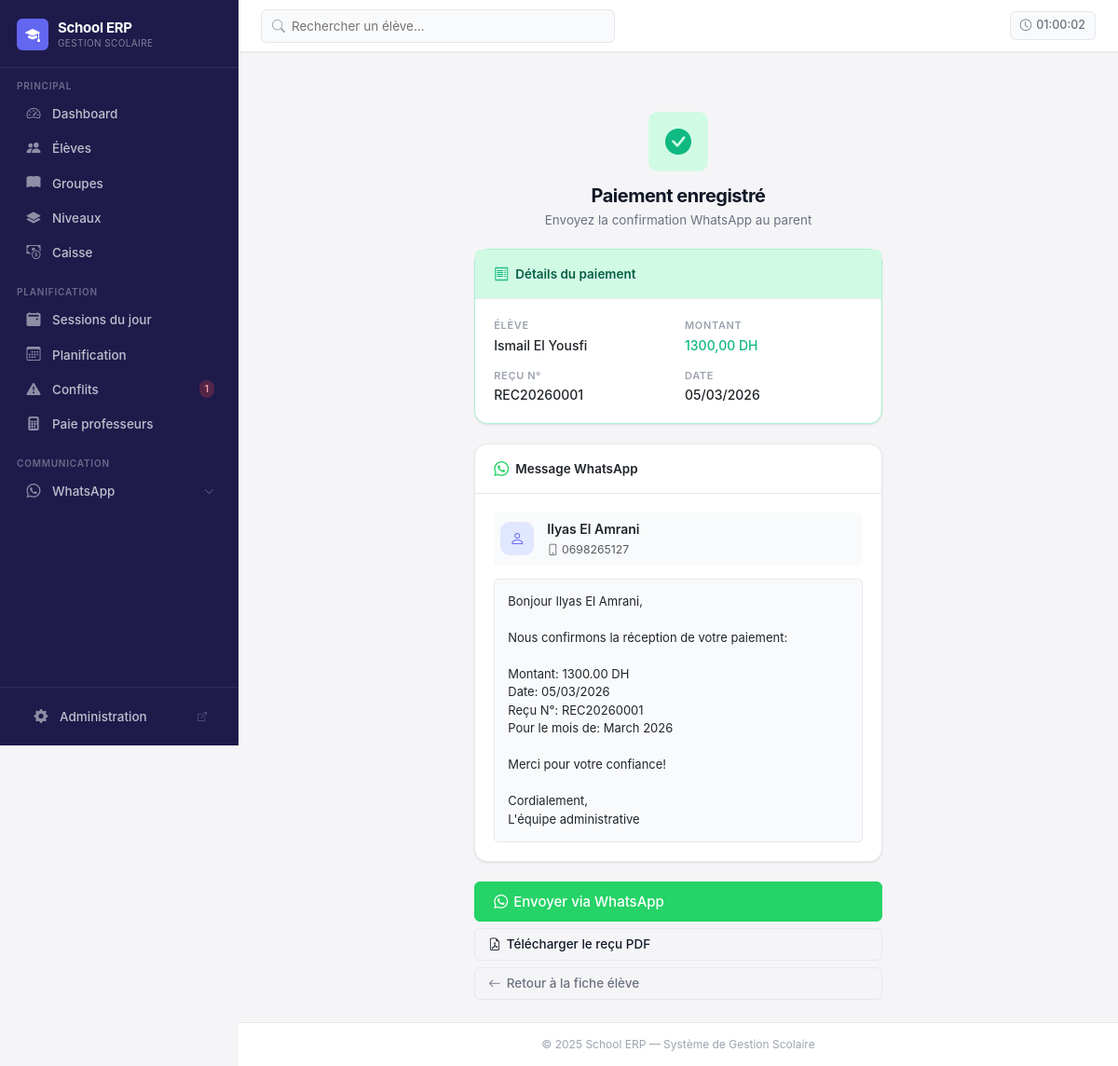
The page /whatsapp/payment-confirmation/1/ (signed in) on the database its author committed.
### core/models.py (models this page shows, shortened)
class Student(models.Model):
    name = models.CharField(max_length=100, verbose_name="Nom complet")
    phone = models.CharField(max_length=20, blank=True, verbose_name="Téléphone élève")
    parent_contact = models.CharField(max_length=20, verbose_name="Téléphone parent")
    parent_name = models.CharField(max_length=100, blank=True, verbose_name="Nom du parent")
    address = models.TextField(blank=True, verbose_name="Adresse")
    date_of_birth = models.DateField(null=True, blank=True, verbose_name="Date de naissance")
    level = models.ForeignKey(
        Level,
        on_delete=models.SET_NULL,
        null=True,
        blank=True,
        related_name='students',
        verbose_name="Niveau scolaire"
    )
    enrollments = models.ManyToManyField(
        CourseGroup,
        through='Enrollment',
        related_name='students',
        verbose_name="Groupes inscrits"
    )
    is_active = models.BooleanField(default=True, verbose_name="Actif")
    created_at = models.DateTimeField(auto_now_add=True)
    notes = models.TextField(blank=True, verbose_name="Notes")
    class Meta:
        verbose_name = "Élève"
        verbose_name_plural = "Élèves"
        ordering = ['name']

class Payment(models.Model):
    STATUS_CHOICES = [
        ('PAID', 'Payé'),
        ('PENDING', 'En attente'),
        ('CANCELLED', 'Annulé'),
    ]
    PAYMENT_METHOD_CHOICES = [
        ('CASH', 'Espèces'),
        ('TRANSFER', 'Virement'),
        ('CHECK', 'Chèque'),
    ]
    student = models.ForeignKey(
        Student,
        on_delete=models.PROTECT,
        related_name='payments',
        verbose_name="Élève"
    )
    amount = models.DecimalField(
        max_digits=8,
        decimal_places=2,
        validators=[MinValueValidator(Decimal('0.01'))],
        verbose_name="Montant (DH)"
    )
    payment_date = models.DateField(verbose_name="Date de paiement")
    month_covered = models.DateField(
        verbose_name="Mois couvert",
        help_text="Premier jour du mois couvert par ce paiement"
    )
    status = models.CharField(
        max_length=10,
        choices=STATUS_CHOICES,
        default='PAID',
        verbose_name="Statut"
    )
    payment_method = models.CharField(
        max_length=10,
        choices=PAYMENT_METHOD_CHOICES,
        default='CASH',
        verbose_name="Mode de paiement"
    )
    receipt_number = models.CharField(
        max_length=50,
        unique=True,
        verbose_name="N° de reçu"
    )
    notes = models.TextField(blank=True, verbose_name="Notes")
    created_at = models.DateTimeField(auto_now_add=True)
    created_by = models.CharField(max_length=100, blank=True, verbose_name="Créé par")
    is_locked = models.BooleanField(default=False, verbose_name="Verrouillé")
    class Meta:
        verbose_name = "Paiement"
        verbose_name_plural = "Paiements"
        ordering = ['-payment_date', '-created_at']

### core/views.py (the view)
@require_GET
def whatsapp_payment_confirmation(request, payment_id):
    payment = get_object_or_404(Payment, pk=payment_id)
    student = payment.student
    if not student.parent_contact:
        messages.error(request, "Aucun numéro de téléphone disponible pour ce parent")
        return redirect('core:student_page', student_id=student.id)
    message = f"Bonjour {student.parent_name or 'Parent'},\n\n"
    message += f"Nous confirmons la réception de votre paiement:\n\n"
    message += f"Montant: {payment.amount} DH\n"
    message += f"Date: {payment.payment_date.strftime('%d/%m/%Y')}\n"
    message += f"Reçu N°: {payment.receipt_number}\n"
    message += f"Pour le mois de: {payment.month_covered.strftime('%B %Y')}\n\n"
    message += "Merci pour votre confiance!\n\n"
    message += "Cordialement,\nL'équipe administrative"
    whatsapp_link = WhatsAppUtils.generate_chat_link(
        student.parent_contact,
        message
    )
    context = {
        'payment': payment,
        'student': student,
        'whatsapp_link': whatsapp_link,
        'message': message,
    }
    return render(request, 'core/whatsapp_payment_confirmation.html', context)

### core/context_processors.py (called while the page is built)
def conflicts_count(request):
    CACHE_KEY = 'sidebar_conflict_count'
    CACHE_TTL = getattr(settings, 'CONFLICT_CACHE_TTL', 30)  # seconds
    count = cache.get(CACHE_KEY)
    if count is None:
        try:
            from .utils import detect_all_conflicts
            data = detect_all_conflicts()
            count = len(data.get('schedule_conflicts', []))
        except Exception:
            count = 0
        cache.set(CACHE_KEY, count, CACHE_TTL)
    return {'conflict_count': count}

### core/templatetags/nav_active.py (called while the page is built)
@register.simple_tag(takes_context=True)
def active_if(context, *names):
    request = context.get("request")
    if not request or not request.resolver_match:
        return ""
    return "active" if request.resolver_match.url_name in names else ""

### core/utils.py (called while the page is built)
    @staticmethod
    def clean_phone_number(phone: str) -> str:
        cleaned = re.sub(r'\D', '', phone)
        cleaned = cleaned.lstrip('0')
        return cleaned

    @staticmethod
    def generate_chat_link(
        phone: str,
        message: Optional[str] = None,
        use_web: bool = False
    ) -> str:
        cleaned_phone = WhatsAppUtils.clean_phone_number(phone)
        base_url = WhatsAppUtils.WEB_URL if use_web else WhatsAppUtils.BASE_URL
        if use_web:
            url = f"{base_url}?phone={cleaned_phone}"
        else:
            url = f"{base_url}{cleaned_phone}"
        if message:
            separator = "&" if use_web else "?"
            encoded_message = urllib.parse.quote(message)
            url += f"{separator}text={encoded_message}"
        return url

### templates/core/whatsapp_payment_confirmation.html (shortened to what this page needs)
{% extends 'core/base.html' %}
{% block content %}
<div class="row justify-content-center" style="margin-top:40px;">
  <div class="col-lg-6">
    <div class="text-center mb-4">
      <div class="stat-card-icon mx-auto mb-3" style="width:64px;height:64px;font-size:28px;background:#d1fae5;">
        <i class="bi bi-check-circle-fill" style="color:#10b981;"></i>
      </div>
      <h1 class="page-title">Paiement enregistré</h1>
      <p class="page-subtitle">Envoyez la confirmation WhatsApp au parent</p>
    </div>
    <div class="card mb-4" style="border-color:#a7f3d0;">
      <div class="card-header d-flex align-items-center gap-2" style="background:#d1fae5;">
        <i class="bi bi-receipt" style="color:#10b981;font-size:16px;"></i>
        <span class="fw-600" style="color:#065f46;">Détails du paiement</span>
      </div>
      <div class="card-body">
        <div class="row g-3">
          <div class="col-6">
            <div class="info-label">Élève</div>
            <div class="info-value">{{ student.name }}</div>
          </div>
          <div class="col-6">
            <div class="info-label">Montant</div>
            <div class="info-value fw-700" style="color:var(--success);">{{ payment.amount }} DH</div>
          </div>
          <div class="col-6">
            <div class="info-label">Reçu N°</div>
            <div class="info-value">{{ payment.receipt_number }}</div>
          </div>
          <div class="col-6">
            <div class="info-label">Date</div>
            <div class="info-value">{{ payment.payment_date|date:"d/m/Y" }}</div>
          </div>
        </div>
      </div>
    </div>
    <div class="card mb-4">
      <div class="card-header d-flex align-items-center gap-2">
        <i class="bi bi-whatsapp" style="color:#25d366;font-size:16px;"></i>
        <span class="fw-600">Message WhatsApp</span>
      </div>
      <div class="card-body">
        <div class="d-flex align-items-center gap-3 mb-3 p-2 rounded" style="background:var(--surface-alt);">
          <div class="stat-card-icon" style="width:36px;height:36px;font-size:16px;background:var(--primary-light);">
            <i class="bi bi-person" style="color:var(--primary);"></i>
          </div>
          <div>
            <div class="fw-600">{{ student.parent_name|default:"Parent" }}</div>
            <small class="text-muted"><i class="bi bi-phone me-1"></i>{{ student.parent_contact }}</small>
          </div>
        </div>
        <div class="p-3 rounded" style="background:var(--surface-alt);white-space:pre-wrap;font-size:13px;border:1px solid var(--border);">{{ message }}</div>
      </div>
    </div>
    <div class="d-grid gap-2">
      <a href="{{ whatsapp_link }}" target="_blank" class="btn btn-success btn-lg"
         style="background:#25d366;border-color:#25d366;">
        <i class="bi bi-whatsapp"></i> Envoyer via WhatsApp
      </a>
      <a href="{% url 'core:receipt_download' payment.id %}" class="btn btn-outline-primary">
        <i class="bi bi-file-earmark-pdf"></i> Télécharger le reçu PDF
      </a>
      <a href="{% url 'core:student_page' student.id %}" class="btn btn-outline-secondary">
        <i class="bi bi-arrow-left"></i> Retour à la fiche élève
      </a>
    </div>
  </div>
</div>
{% endblock %}

### templates/core/base.html (style rules this page uses)
:root { --font-sans: 'Inter', system-ui, -apple-system, sans-serif; --primary: #6366f1; --primary-dark: #4f46e5; --primary-light: #e0e7ff; --primary-rgb: 99, 102, 241; --sidebar-bg: #1e1b4b; --sidebar-hover: rgba(255, 255, 255, 0.07); --sidebar-active: rgba(99, 102, 241, 0.25); --sidebar-text: rgba(255, 255, 255, 0.72); --sidebar-text-active: #ffffff; --sidebar-accent: #6366f1; --sidebar-width: 256px; --body-bg: #f5f5f7; --surface: #ffffff; --surface-alt: #f9fafb; --border: #e5e7eb; --border-focus: #6366f1; --text-primary: #111827; --text-secondary: #6b7280; --text-muted: #9ca3af; --success: #10b981; --warning: #f59e0b; --danger: #ef4444; --info: #3b82f6; --shadow-xs: 0 1px 2px rgba(0, 0, 0, 0.04); --shadow-sm: 0 1px 3px rgba(0, 0, 0, 0.06), 0 1px 2px rgba(0, 0, 0, 0.04); --shadow-md: 0 4px 6px rgba(0, 0, 0, 0.05), 0 2px 4px rgba(0, 0, 0, 0.04); --shadow-lg: 0 10px 15px rgba(0, 0, 0, 0.05), 0 4px 6px rgba(0, 0, 0, 0.04); --radius-sm: 6px; --radius-md: 10px; --radius-lg: 14px; --radius-xl: 18px; }
*, *::before, *::after { box-sizing: border-box; }
html, body { height: 100%; font-family: var(--font-sans); font-size: 14px; background: var(--body-bg); color: var(--text-primary); -webkit-font-smoothing: antialiased; }
.page-title { font-size: 20px; font-weight: 700; color: var(--text-primary); letter-spacing: -0.025em; margin: 0; }
.page-subtitle { font-size: 13.5px; color: var(--text-secondary); margin: 4px 0 0; }
.card { background: var(--surface); border: 1px solid var(--border); border-radius: var(--radius-lg); box-shadow: var(--shadow-sm); transition: box-shadow 0.2s, transform 0.2s; }
.card-header { background: transparent; border-bottom: 1px solid var(--border); padding: 14px 20px; font-weight: 600; font-size: 13.5px; }
.card-body { padding: 20px; }
.stat-card-icon { width: 40px; height: 40px; border-radius: 10px; display: flex; align-items: center; justify-content: center; font-size: 18px; flex-shrink: 0; }
.btn { font-family: var(--font-sans); font-size: 13.5px; font-weight: 500; border-radius: var(--radius-sm); padding: 7px 14px; transition: all 0.15s; display: inline-flex; align-items: center; gap: 6px; line-height: 1.4; border: 1px solid transparent; }
.btn-outline-primary { background: transparent; border-color: var(--border); color: var(--text-primary); }
.btn-outline-secondary { background: transparent; border-color: var(--border); color: var(--text-secondary); }
.btn-success { background: var(--success); border-color: var(--success); color: #ffffff; }
.btn-lg { font-size: 15px; padding: 10px 20px; }

### templates/core/whatsapp_payment_confirmation.html (style rules this page uses)
.fw-600 { font-weight: 600; }
.fw-700 { font-weight: 700; }
.info-label { font-size: 11px; font-weight: 600; text-transform: uppercase; letter-spacing: 0.06em; color: var(--text-muted); margin-bottom: 2px; }
.info-value { font-size: 14px; font-weight: 500; }

### rows shown on the page
Student: name "Ismail El Yousfi", parent_name "Ilyas El Amrani", parent_contact "0698265127"
Payment: amount "1300,00", receipt_number "REC20260001", payment_date "05/03/2026"

### other values the page prints
{{ conflict_count }} "1"
